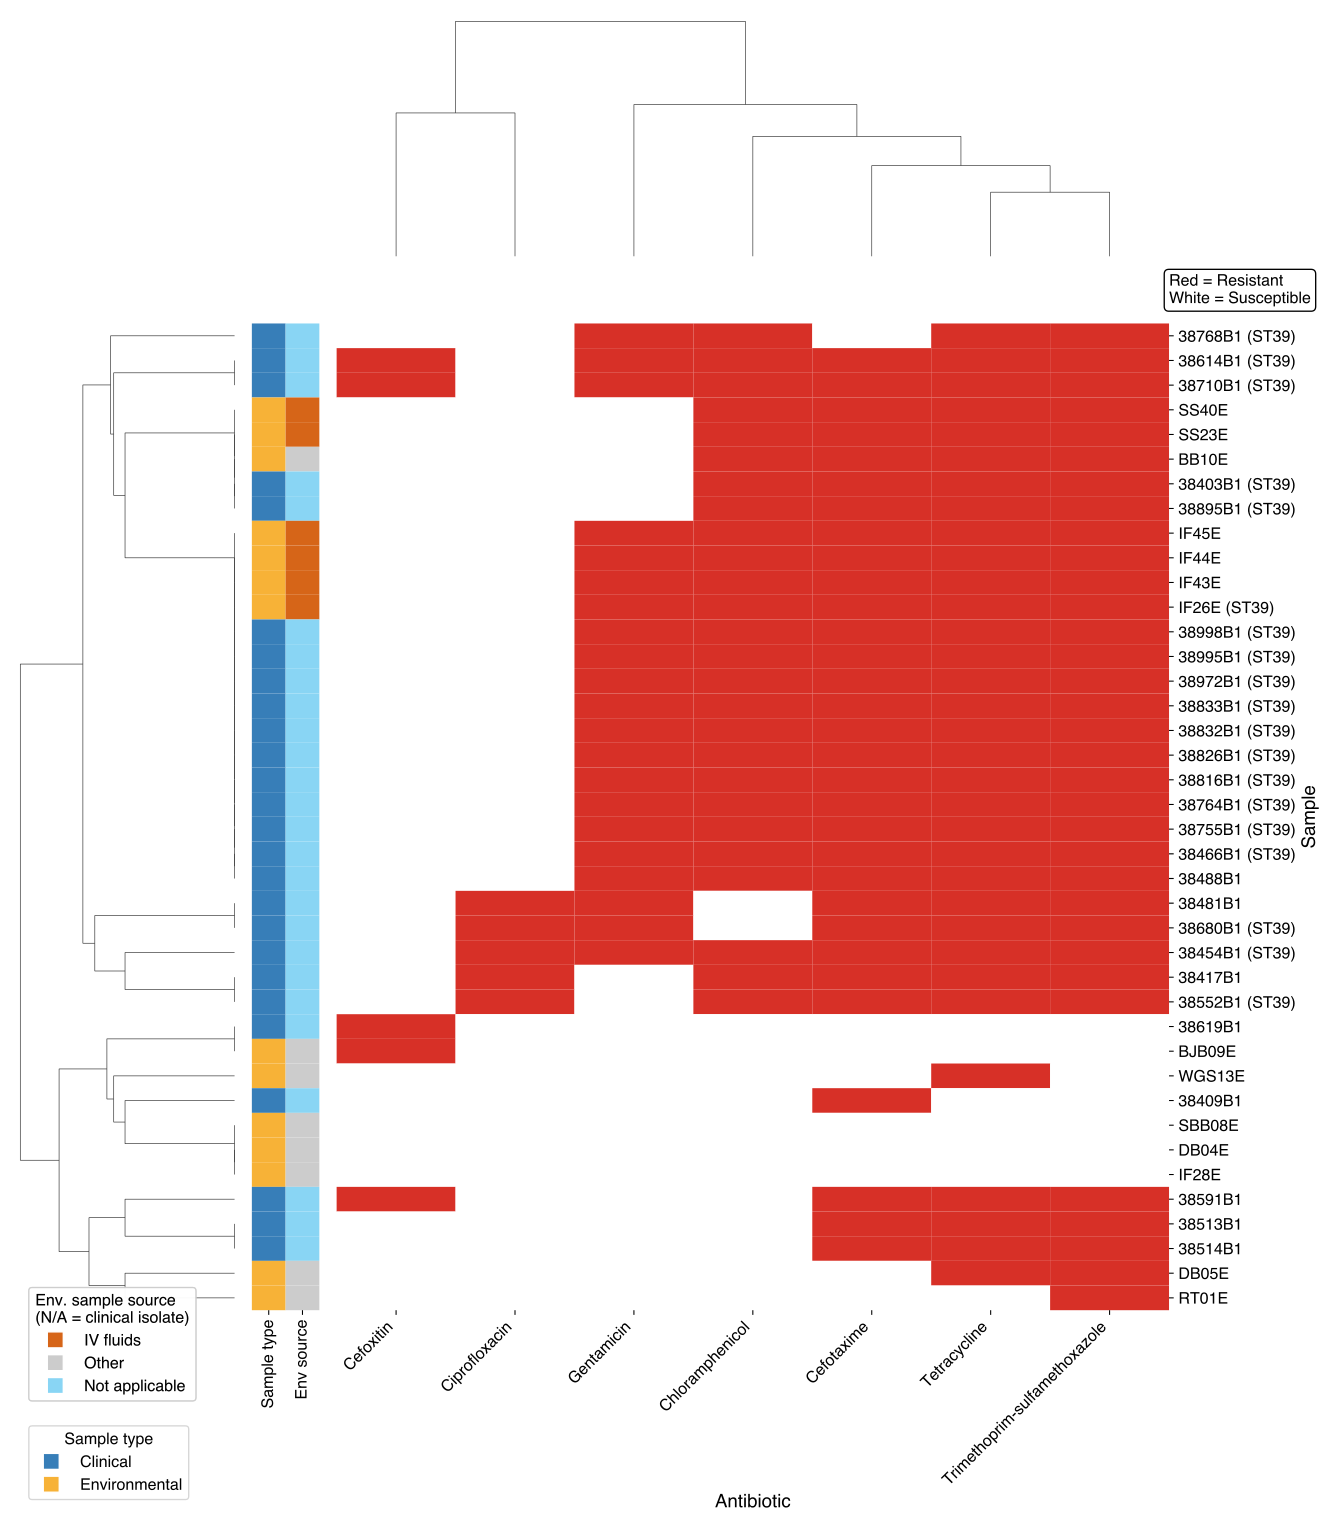

This figure's Python source:
#!/usr/bin/env python3
"""
Figure 2 — Clustered antimicrobial resistance heatmap (clinical and environmental isolates)

Paper: Foster-Nyarko E et al. medRxiv (2026). https://doi.org/10.64898/2026.03.03.26347025.

Produces a hierarchically clustered heatmap of AMR phenotype data for all
K. pneumoniae isolates, with row colour bars distinguishing clinical vs
environmental samples and IV-fluid vs other environmental sources.
ST39 isolates are labelled with "(ST39)" in their sample IDs.

Requirements:
    pip install pandas numpy seaborn matplotlib

Data (place in data/ directory):
    kpn_clinical_AMR.csv    — Clinical isolate AMR data
    kpn_environmental_AMR.csv — Environmental isolate AMR data

    Both CSVs must have:
        - sample_id      : isolate identifier
        - status         : e.g. "ST39", "Non-ST39" (used to label ST39 isolates)
        - source_type    : (environmental file only) e.g. "IV bag", "water", etc.
        - Antibiotic columns: values are R / I / S (or Resistant/Susceptible/Intermediate)

    Amoxicillin-clavulanate and ampicillin columns are excluded automatically.
"""

import pandas as pd
import numpy as np
from pathlib import Path
import re
import seaborn as sns
import matplotlib.pyplot as plt
from matplotlib.colors import LinearSegmentedColormap

plt.rcParams['font.family'] = 'Helvetica'
plt.rcParams['font.size'] = 12

# ---------- Paths ----------
clin_path = Path("data/kpn_clinical_AMR.csv")
env_path  = Path("data/kpn_environmental_AMR.csv")
out_pdf   = Path("fig02_resistance_heatmap.pdf")
out_svg   = Path("fig02_resistance_heatmap.svg")


# ---------- Helpers ----------
def clean_abx_names(cols):
    out = []
    for v in cols:
        v2 = re.sub(r"[^A-Za-z0-9+/_-]", "_", str(v))
        v2 = re.sub(r"__+", "_", v2).strip("_")
        out.append(v2)
    return out


def format_antibiotic_name(name):
    name = name.replace('_', '-')
    if 'trimethoprim' in name.lower() and 'sulfa' in name.lower():
        return 'Trimethoprim-sulfamethoxazole'
    return name.title()


def is_amoxclav(name):
    return bool(re.search(r"amoxi|co-?amoxi|amoxicillin.*/?clav|amox.*clav|amclav", name, flags=re.I))


def is_ampicillin(name):
    return bool(re.search(r"^ampicillin$", name, flags=re.I))


def map_ast(series, treat_I_as=0.0):
    s = series.astype(str).str.strip().str.lower()
    s = s.replace({"": np.nan, "na": np.nan, "n/a": np.nan, "nan": np.nan,
                   "-": np.nan, "not tested": np.nan})
    s = s.replace({"r": "1", "resistant": "1",
                   "s": "0", "susceptible": "0",
                   "i": str(treat_I_as), "intermediate": str(treat_I_as)})
    return pd.to_numeric(s, errors="coerce")


# ---------- Load ----------
clin = pd.read_csv(clin_path)
env  = pd.read_csv(env_path)

# Keep original sample IDs
clin['sample_id'] = clin['sample_id'].astype(str).str.strip()
env['sample_id']  = env['sample_id'].astype(str).str.strip()

# Label ST39 isolates in the display ID
if 'status' in clin.columns:
    clin['sample_id_display'] = clin.apply(
        lambda row: f"{row['sample_id']} (ST39)" if 'ST39' in str(row['status']).upper()
        else row['sample_id'], axis=1)
else:
    clin['sample_id_display'] = clin['sample_id']

if 'status' in env.columns:
    env['sample_id_display'] = env.apply(
        lambda row: f"{row['sample_id']} (ST39)" if 'ST39' in str(row['status']).upper()
        else row['sample_id'], axis=1)
else:
    env['sample_id_display'] = env['sample_id']

# ---------- Identify columns ----------
metadata_cols_clin = ['sample_id', 'sample_id_display']
if 'status' in clin.columns:
    metadata_cols_clin.append('status')
if 'Status' in clin.columns:
    metadata_cols_clin.append('Status')

metadata_cols_env = ['sample_id', 'sample_id_display', 'status', 'source_type']

ast_cols_clin = [c for c in clin.columns if c not in metadata_cols_clin]
ast_cols_env  = [c for c in env.columns  if c not in metadata_cols_env]

# Rename AST columns (normalise special characters)
clin_ren = clin.copy()
env_ren  = env.copy()
clin_ren = clin_ren.rename(columns=dict(zip(ast_cols_clin, clean_abx_names(ast_cols_clin))))
env_ren  = env_ren.rename(columns=dict(zip(ast_cols_env, clean_abx_names(ast_cols_env))))

ast_cols_clin = [c for c in clin_ren.columns if c not in metadata_cols_clin]
ast_cols_env  = [c for c in env_ren.columns  if c not in metadata_cols_env]

# Exclude amoxicillin-clavulanate and ampicillin
ast_cols_clin = [c for c in ast_cols_clin if not is_amoxclav(c) and not is_ampicillin(c)]
ast_cols_env  = [c for c in ast_cols_env  if not is_amoxclav(c) and not is_ampicillin(c)]

all_abx = sorted(set(ast_cols_clin) | set(ast_cols_env))

# ---------- Build long format ----------
long_clin = (clin_ren[['sample_id_display'] + ast_cols_clin]
             .melt(id_vars=['sample_id_display'], var_name="Antibiotic", value_name="Call")
             .assign(Value=lambda d: map_ast(d["Call"]),
                     SampleType="Clinical",
                     EnvSubtype=np.nan)
             .rename(columns={'sample_id_display': "Sample"})
             )[["Sample", "Antibiotic", "Value", "SampleType", "EnvSubtype"]]

long_env = (env_ren[['sample_id_display', 'source_type'] + ast_cols_env]
            .melt(id_vars=['sample_id_display', 'source_type'], var_name="Antibiotic", value_name="Call")
            .assign(Value=lambda d: map_ast(d["Call"]),
                    SampleType="Environmental")
            .assign(EnvSubtype=lambda d: np.where(
                d['source_type'].str.contains(r"iv|bag", case=False, na=False), "IV", "Other"))
            .rename(columns={'sample_id_display': "Sample"})
            )[["Sample", "Antibiotic", "Value", "SampleType", "EnvSubtype"]]

long_all = pd.concat([long_clin, long_env], ignore_index=True)
long_all = long_all[long_all["Antibiotic"].isin(all_abx)]
long_all["Antibiotic"] = long_all["Antibiotic"].apply(format_antibiotic_name)

# ---------- Pivot to wide matrix ----------
mat = long_all.pivot_table(index="Sample", columns="Antibiotic", values="Value", aggfunc="first")

# ---------- Row annotations ----------
ann = (long_all[["Sample", "SampleType", "EnvSubtype"]]
       .drop_duplicates()
       .set_index("Sample")
       .reindex(mat.index))

cont_colors = {
    "Clinical": "#377EB8",
    "Environmental": "#F7B237"
}
envsub_colors = {
    "IV fluids": "#D66518",
    "Other": "#CCCCCC",
    "Not applicable": "#89D5F4"
}

cmap_heatmap = LinearSegmentedColormap.from_list("res_map", ["white", "#d73027"])

row_colors = pd.DataFrame({
    "Sample type": ann["SampleType"].map(cont_colors),
    "Env source":  ann["EnvSubtype"].map(
        lambda x: envsub_colors.get(
            "IV fluids" if x == "IV" else ("Other" if pd.notna(x) else "Not applicable")))
}, index=mat.index)

# ---------- Clustermap ----------
n_samples = len(mat)
n_clinical = int((ann["SampleType"] == "Clinical").sum())
n_environmental = int((ann["SampleType"] == "Environmental").sum())
height = max(12, n_samples * 0.4)

g = sns.clustermap(
    data=mat,
    cmap=cmap_heatmap,
    row_cluster=True,
    col_cluster=True,
    linewidths=0.0,
    figsize=(14, height),
    row_colors=row_colors,
    vmin=0, vmax=1,
    yticklabels=True,
    cbar_pos=None
)

if hasattr(g, 'ax_cbar') and g.ax_cbar is not None:
    g.ax_cbar.set_visible(False)

g.ax_heatmap.set_xlabel('Antibiotic', fontsize=14)
g.ax_heatmap.set_ylabel('Sample', fontsize=14)
g.ax_heatmap.tick_params(axis='y', labelsize=12)
g.ax_heatmap.tick_params(axis='x', labelsize=12)
plt.setp(g.ax_heatmap.get_xticklabels(), rotation=45, ha='right', fontsize=12)
plt.setp(g.ax_heatmap.get_yticklabels(), fontsize=12)

# Sample type legend
handles_sample = [plt.Line2D([0], [0], marker='s', color='w',
                              markerfacecolor=c, markersize=12, label=k)
                  for k, c in cont_colors.items()]
legend1 = g.ax_row_dendrogram.legend(handles=handles_sample,
                                      title="Sample type",
                                      loc="lower left", bbox_to_anchor=(0.05, -0.20),
                                      fontsize=12, title_fontsize=12, frameon=True)

# Environmental source legend
handles_env = [plt.Line2D([0], [0], marker='s', color='w',
                           markerfacecolor=c, markersize=12, label=k)
               for k, c in envsub_colors.items()]
legend_env = g.ax_row_dendrogram.legend(handles=handles_env,
                            title="Env. sample source\n(N/A = clinical isolate)",
                            loc="lower left", bbox_to_anchor=(0.05, -0.10),
                            fontsize=12, title_fontsize=12, frameon=True)
g.ax_row_dendrogram.add_artist(legend1)
g.ax_row_dendrogram.add_artist(legend_env)

# Resistance key. Isolate counts, susceptibility categories, and clustering
# parameters (R1-M12) are now stated in the external figure legend/caption
# instead of as an in-plot text box.
g.ax_heatmap.text(1.00, 1.05, "Red = Resistant\nWhite = Susceptible",
                  transform=g.ax_heatmap.transAxes,
                  fontsize=12, verticalalignment='top', horizontalalignment='left',
                  bbox=dict(boxstyle='round', facecolor='white',
                            edgecolor='black', linewidth=1))

plt.tight_layout()
g.savefig(out_pdf, dpi=300, bbox_inches="tight")
g.savefig(out_svg, dpi=300, bbox_inches="tight")
print(f"Saved: {out_pdf}\n       {out_svg}")
